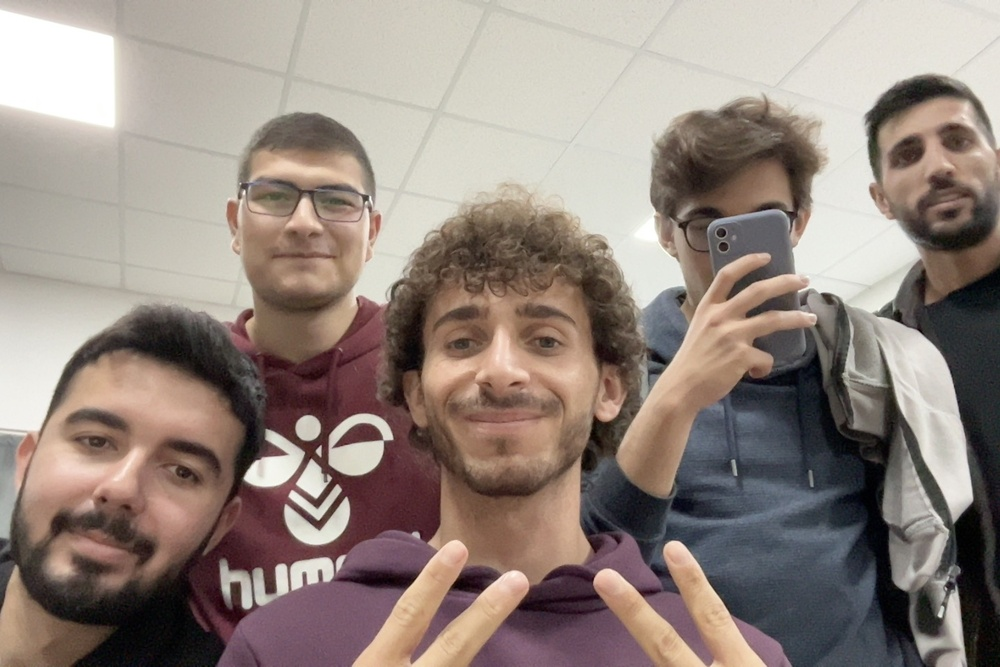
#> input picture foto/foto2.jpg, 1000 x 667 px, shrunk from 1440 x 960 before the run
$ python fotoEyeSelection.py
#> lines starting #> are read from the running program, lines starting #| are printed output that depends on the picture; after the words box and inside, x2 and y2 are one past the last pixel; in counts of white or black regions, pixels touching at a corner belong together
import cv2

def eye():
    eyes = cv2.imread("foto/foto2.jpg")
#> eyes is the input picture: shape (667, 1000, 3); mean B, G, R 126.5, 134.2, 147.7

    eyedetector = cv2.CascadeClassifier(cv2.data.haarcascades + "haarcascade_eye.xml")

    eye = eyedetector.detectMultiScale(eyes, 1.15, 3)
#> eye = [[712, 236, 23, 23], [71, 418, 48, 48], [520, 317, 49, 49], [159, 446, 52, 52], [881, 128, 49, 49], [428, 304, 67, 67]]

    for (x, y, w, h) in eye:
        print("x:", x, "y:", y, "w:", w, "h:", h)
        cv2.rectangle(eyes, (x, y), (x + w, y + h), (0, 0, 255), 4)
#> this loop made 6 passes
#| x: 712 y: 236 w: 23 h: 23
#| x: 71 y: 418 w: 48 h: 48
#| x: 520 y: 317 w: 49 h: 49
#| x: 159 y: 446 w: 52 h: 52
#| x: 881 y: 128 w: 49 h: 49
#| x: 428 y: 304 w: 67 h: 67
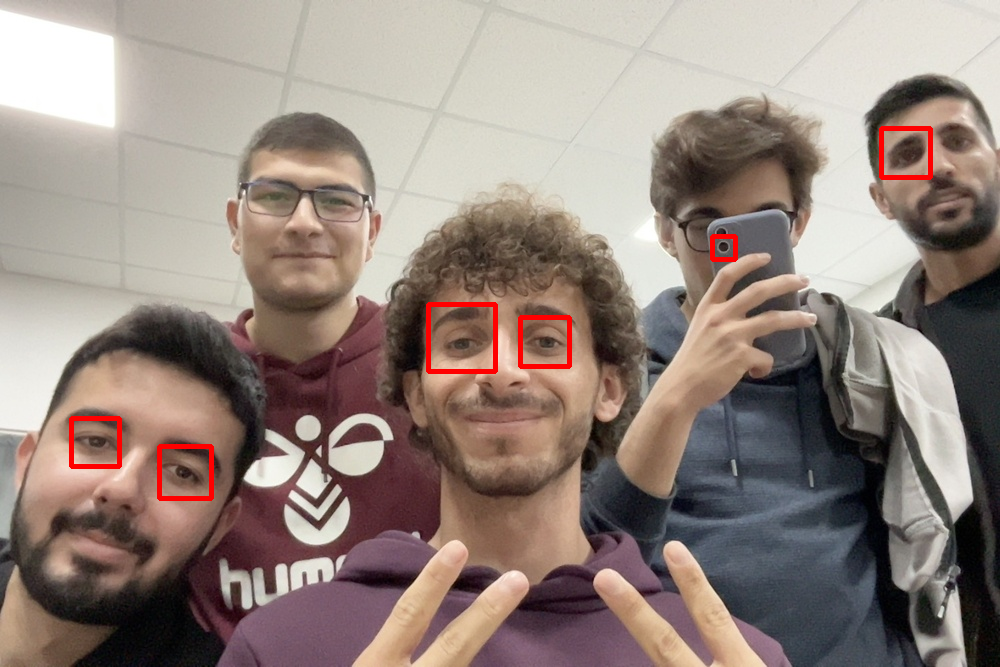
#> eyes: shape (667, 1000, 3); 0.85% of pixels changed, all inside (x1, y1, x2, y2) = (69, 126, 933, 501)

    cv2.imshow("Eye Detection", eyes)

eye()

cv2.waitKey(0)
cv2.destroyAllWindows()
